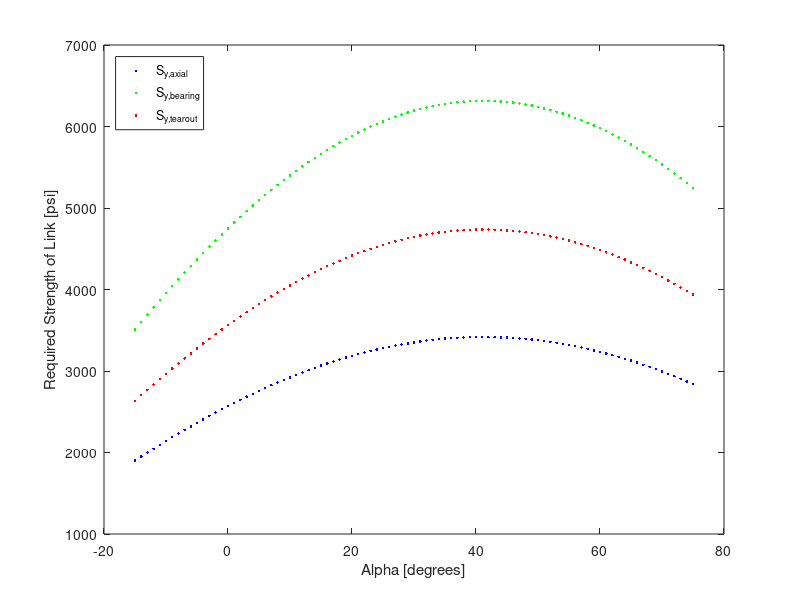
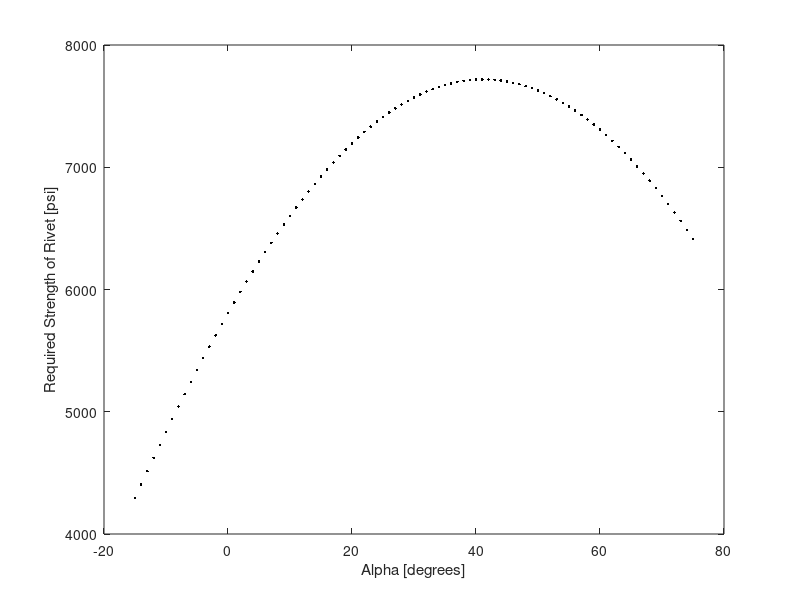
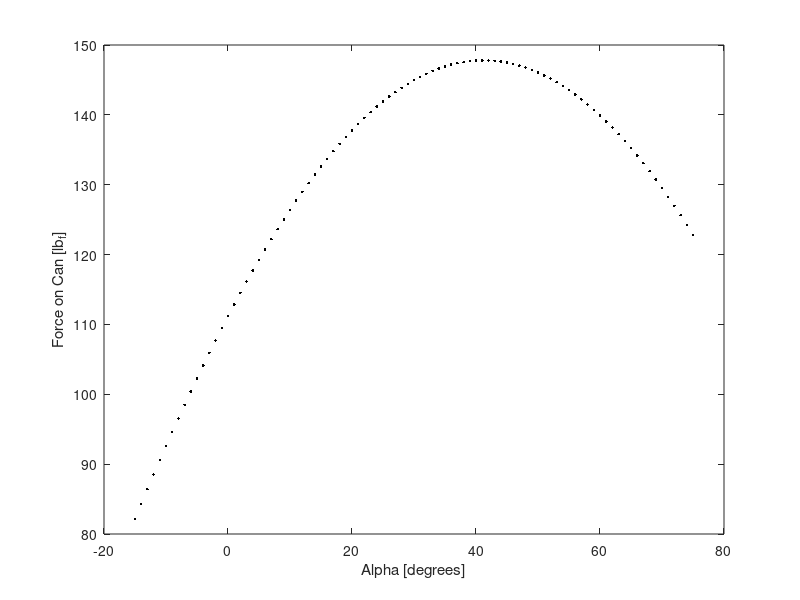

MATLAB code to generate these figures, in order:
%%%%%%%%%%%%%%%%%%%%%%%%%%%%%%%%%%%%%%%%%%%%%%%%%%%%%%%%%%%%%%%%%%%%%%%%%%%
% Ian Landwehr, Sam Alvares, and Sam Ridgley
% March 23rd, 2021
%
% ME480: Machine Component Design
% Dr. Constans
% Spring 2021
%
%%%%%%%%%%%%%%%%%%%%%%%%%%%%%%%%%%%%%%%%%%%%%%%%%%%%%%%%%%%%%%%%%%%%%%%%%%%

clc
close all
clear variables

%% Basic Level
% define constants
x1 = 1.032 ;  % inches
x2 = 0 ;      % inches
x3 = 2.825 ;  % inches
x4 = 9.0625 ;  % inches
y1 = 5.936 ;  % inches
y2 = 0 ;      % inches
y3 = 1.16 ;   % inches
y4 = 7.9375; % inches
pin_diameter = 0.25 ; % inches
theta = 20.577 * (pi/180) ; % (refers to the theta (in radians) calculated using Pythagorean theorem)
w = 0.712; % inches
t = 0.09 ; % since values for arm and link are the same for simplicity
Force = 20 ; % lbf (refers to half the force applied to the handle due to symmetry)
FOS = 1.8 ; % (refers to the Factor of Safety required)
alpha = 0;

% solve for reaction forces
F1 = Force * (sin(alpha)*y4 + cos(alpha)*x4) / (sin(theta)*y3 + cos(theta)*x3) ; 
F3 = Force * (sin(alpha)*y4 + cos(alpha)*x4) / (sin(theta)*y3 + cos(theta)*x3) ; 
F2_x = -(Force)*(sin(alpha)*sin(theta)*y3 - sin(alpha)*sin(theta)*y4 + sin(alpha)*cos(theta)*x3 - sin(theta)*cos(alpha)*x4) / (sin(theta)*y3 + cos(theta)*x3) ; % x-component of the force present at rivet 2
F2_y = -(Force)*(sin(alpha)*cos(theta)*y4 - sin(theta)*cos(alpha)*y3 - cos(alpha)*cos(theta)*x3 + cos(alpha)*cos(theta)*x4) / (sin(theta)*y3 + cos(theta)*x3) ; % y-component of the force present at rivet 2
F2 = sqrt( (F2_x).^2 + (F2_y).^2 ) ;
Flink = F1;

% print reactions
fprintf('------ Basic Level (alpha=0) ------\n')
fprintf('Reaction forces:\n')
fprintf('F1 = %4.4f\n',F1)
fprintf('F2x = %4.4f\n',F2_x)
fprintf('F2y = %4.4f\n',F2_y)
fprintf('F2 = %4.4f\n',F2)
fprintf('F3 = %4.4f\n',F3)

% rivet strength - direct shear
pin_radius_outer = 1/8 ; % inches
pin_thickness = 1/16 ; % inches
pin_radius_inner = pin_radius_outer - pin_thickness ; % inches
pin_inner_area = pi * pin_radius_inner^2 ; % inches^2
pin_outer_area = pi * pin_radius_outer^2 ; % inches^2
Area_Pin =  pin_outer_area - pin_inner_area;  % inches^2
Tau_Pin_1_Shear = F1 / Area_Pin;  % psi 
Tau_Pin_2_Shear = F2 / Area_Pin; % psi
Tau_Pin_3_Shear = F3 / Area_Pin;  % psi
tau_rivet_critical = Tau_Pin_1_Shear;
Sy_yield_rivet = FOS*2*tau_rivet_critical;

% link strength - normal stress (axial)
Aaxial = t*(w-pin_diameter);
sigma_axial = Flink/Aaxial;
Sy_yield_axial = FOS*sigma_axial;

% link strenght - normal stress (bearing)
Abearing = t*pin_diameter;
sigma_bearing = Flink/Abearing;
Sy_yield_bearing = FOS*sigma_bearing;

% link strength
l = sqrt((w/2)^2-(pin_diameter/2)^2); 
Atearout = 2*l*t;
tau_tearout = Flink/Atearout;
Sy_yield_tearout = FOS*2*tau_tearout;

% print yield strengths
fprintf('\nYield strengths:\n')
fprintf('Sy_yield_rivet = %4.4f\n',Sy_yield_rivet)
fprintf('Sy_yield_axial = %4.4f\n',Sy_yield_axial)
fprintf('Sy_yield_bearing = %4.4f\n',Sy_yield_bearing)
fprintf('Sy_yield_tearout = %4.4f\n',Sy_yield_tearout)

%% Medium Level
fprintf('\n------ Medium Level (alpha = 10 deg) ------\n')
alpha = 10*pi/180; %rad

% solve for reaction forces
F1 = Force * (sin(alpha)*y4 + cos(alpha)*x4) / (sin(theta)*y3 + cos(theta)*x3) ; 
F3 = Force * (sin(alpha)*y4 + cos(alpha)*x4) / (sin(theta)*y3 + cos(theta)*x3) ; 
F2_x = -(Force)*(sin(alpha)*sin(theta)*y3 - sin(alpha)*sin(theta)*y4 + sin(alpha)*cos(theta)*x3 - sin(theta)*cos(alpha)*x4) / (sin(theta)*y3 + cos(theta)*x3) ; % x-component of the force present at rivet 2
F2_y = -(Force)*(sin(alpha)*cos(theta)*y4 - sin(theta)*cos(alpha)*y3 - cos(alpha)*cos(theta)*x3 + cos(alpha)*cos(theta)*x4) / (sin(theta)*y3 + cos(theta)*x3) ; % y-component of the force present at rivet 2
F2 = sqrt( (F2_x).^2 + (F2_y).^2 ) ;
Flink = F1;

% print reactions
fprintf('Reaction forces:\n')
fprintf('F1 = %4.4f\n',F1)
fprintf('F2x = %4.4f\n',F2_x)
fprintf('F2y = %4.4f\n',F2_y)
fprintf('F2 = %4.4f\n',F2)
fprintf('F3 = %4.4f\n',F3)

% rivet strength - direct shear
pin_radius_outer = 1/8 ; % inches
pin_thickness = 1/16 ; % inches
pin_radius_inner = pin_radius_outer - pin_thickness ; % inches
pin_inner_area = pi * pin_radius_inner^2 ; % inches^2
pin_outer_area = pi * pin_radius_outer^2 ; % inches^2
Area_Pin =  pin_outer_area - pin_inner_area;  % inches^2
Tau_Pin_1_Shear = F1 / Area_Pin ; % psi 
Tau_Pin_2_Shear = F2 / Area_Pin ; % psi
Tau_Pin_3_Shear = F3 / Area_Pin ; % psi
tau_rivet_critical = Tau_Pin_1_Shear;
Sy_yield_rivet = FOS*2*tau_rivet_critical;

% link strength - normal stress (axial)
Aaxial = t*(w-pin_diameter);
sigma_axial = Flink/Aaxial;
Sy_yield_axial = FOS*sigma_axial;

% link strenght - normal stress (bearing)
Abearing = t*pin_diameter;
sigma_bearing = Flink/Abearing;
Sy_yield_bearing = FOS*sigma_bearing;

% link strength
l = sqrt((w/2)^2-(pin_diameter/2)^2); 
Atearout = 2*l*t;
tau_tearout = Flink/Atearout;
Sy_yield_tearout = FOS*2*tau_tearout;

% print yield strengths
fprintf('\nYield strengths:\n')
fprintf('Sy_yield_rivet = %4.4f\n',Sy_yield_rivet)
fprintf('Sy_yield_axial = %4.4f\n',Sy_yield_axial)
fprintf('Sy_yield_bearing = %4.4f\n',Sy_yield_bearing)
fprintf('Sy_yield_tearout = %4.4f\n',Sy_yield_tearout)

%% Advanced Level
% fprintf('\n------ Advanced Level (variable alpha) ------\n')
alpha_deg = (-15:75).';
alpha = alpha_deg*(pi/180); %rad

% solve for reaction forces
F1 = Force * (sin(alpha)*y4 + cos(alpha)*x4) / (sin(theta)*y3 + cos(theta)*x3) ; 
F3 = Force * (sin(alpha)*y4 + cos(alpha)*x4) / (sin(theta)*y3 + cos(theta)*x3) ; 
F2_x = -(Force)*(sin(alpha)*sin(theta)*y3 - sin(alpha)*sin(theta)*y4 + sin(alpha)*cos(theta)*x3 - sin(theta)*cos(alpha)*x4) / (sin(theta)*y3 + cos(theta)*x3) ; % x-component of the force present at rivet 2
F2_y = -(Force)*(sin(alpha)*cos(theta)*y4 - sin(theta)*cos(alpha)*y3 - cos(alpha)*cos(theta)*x3 + cos(alpha)*cos(theta)*x4) / (sin(theta)*y3 + cos(theta)*x3) ; % y-component of the force present at rivet 2
F2 = sqrt( (F2_x).^2 + (F2_y).^2 ) ;
Flink = F1;

% rivet strength - direct shear
pin_radius_outer = 1/8 ; % inches
pin_thickness = 1/16 ; % inches
pin_radius_inner = pin_radius_outer - pin_thickness ; % inches
pin_inner_area = pi * pin_radius_inner^2 ; % inches^2
pin_outer_area = pi * pin_radius_outer^2 ; % inches^2
Area_Pin =  pin_outer_area - pin_inner_area;  % inches^2
Tau_Pin_1_Shear = F1 / Area_Pin ; % psi 
Tau_Pin_2_Shear = F2 / Area_Pin ; % psi
Tau_Pin_3_Shear = F3 / Area_Pin ; % psi
tau_rivet_critical = Tau_Pin_1_Shear;
Sy_yield_rivet = FOS*2*tau_rivet_critical;

% link strength - normal stress (axial)
Aaxial = t*(w-pin_diameter);
sigma_axial = Flink/Aaxial;
Sy_yield_axial = FOS*sigma_axial;

% link strenght - normal stress (bearing)
Abearing = t*pin_diameter;
sigma_bearing = Flink/Abearing;
Sy_yield_bearing = FOS*sigma_bearing;

% link strength
Rlink = w/2;
Rrivet = pin_diameter/2;
l = sqrt((Rlink)^2-(Rrivet)^2); 
Atearout = 2*l*t;
tau_tearout = Flink/Atearout;
Sy_yield_tearout = FOS*2*tau_tearout;

% plot required strengths 
figure(1)

plot(alpha_deg, Sy_yield_axial, '.b') ;
hold on 
plot(alpha_deg, Sy_yield_bearing, '.g') ;
hold on 
plot(alpha_deg, Sy_yield_tearout, '.r') ;
xlabel('Alpha [degrees]') ;
ylabel('Required Strength of Link [psi]') ;
legend('S_{y,axial}', 'S_{y,bearing}','S_{y,tearout}','Location','NORTHWEST')

figure(2)
plot(alpha_deg, Sy_yield_rivet, '.k') ;
xlabel('Alpha [degrees]') ;
ylabel('Required Strength of Rivet [psi]') ;


% plot crushing force
figure(3)
F_can = 2*F1.*cos(theta);
plot(alpha_deg,F_can,'.k');
xlabel('Alpha [degrees]')
ylabel('Force on Can [lb_{f}]')

% claculate max crushing forces angle
[maxF,I] = max(F_can);
alphaMaxF = alpha_deg(I);
